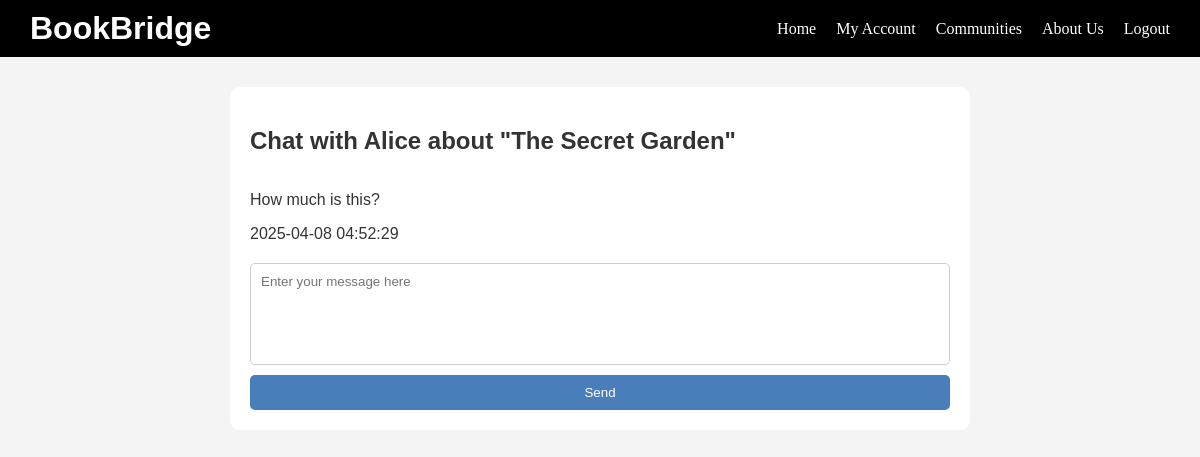
/chat/1/1 (signed in), run on the app's committed database.
### tables this page shows
CREATE TABLE users (
            id INTEGER PRIMARY KEY AUTOINCREMENT,
            first_name TEXT NOT NULL,
            last_name TEXT NOT NULL,
            age INTEGER NOT NULL,
            email TEXT NOT NULL UNIQUE,
            password TEXT NOT NULL
        );

CREATE TABLE book_listings (
            id INTEGER PRIMARY KEY AUTOINCREMENT,
            user_id INTEGER NOT NULL,
            title TEXT NOT NULL,
            author TEXT NOT NULL,
            genre TEXT NOT NULL,
            condition TEXT NOT NULL,
            image_filename TEXT,
            FOREIGN KEY (user_id) REFERENCES users(id)
        );

CREATE TABLE messages (
            id INTEGER PRIMARY KEY AUTOINCREMENT,
            sender_id INTEGER NOT NULL,
            receiver_id INTEGER NOT NULL,
            book_id INTEGER,
            message TEXT NOT NULL,
            timestamp DATETIME DEFAULT CURRENT_TIMESTAMP,
            FOREIGN KEY (sender_id) REFERENCES users(id),
            FOREIGN KEY (receiver_id) REFERENCES users(id),
            FOREIGN KEY (book_id) REFERENCES book_listings(id)
        );

### app/routes.py (the view)
@main.route("/chat/<int:buyer_id>/<int:book_id>")
def chat(buyer_id, book_id):
    if "user" not in session:
        return redirect(url_for("main.login"))
    current_user_id = session["user"]["id"]
    conn = get_db_connection()
    messages = conn.execute(
        """
        SELECT * FROM messages
        WHERE book_id = ?
          AND ((sender_id = ? AND receiver_id = ?) OR (sender_id = ? AND receiver_id = ?))
        ORDER BY timestamp ASC
        """,
        (book_id, current_user_id, buyer_id, buyer_id, current_user_id),
    ).fetchall()
    book = conn.execute(  # get book & buyer details for display
        "SELECT title FROM book_listings WHERE id = ?", (book_id,)
    ).fetchone()
    book_title = book["title"] if book else "Book"
    buyer = conn.execute(
        "SELECT first_name FROM users WHERE id = ?", (buyer_id,)
    ).fetchone()
    buyer_name = buyer["first_name"] if buyer else "User"
    conn.close()
    return render_template(
        "chat.html",
        buyer_id=buyer_id,
        book_id=book_id,
        buyer_name=buyer_name,
        book_title=book_title,
        messages=messages,
        current_user_id=current_user_id,
    )

### app/models.py (called while the page is built)
def get_db_connection():
    conn = sqlite3.connect("app/database.db")
    conn.row_factory = sqlite3.Row  # allows column access by name
    return conn

### app/templates/chat.html (shortened to what this page needs)
{% extends 'base.html' %}
{% block styles %}
<link rel="stylesheet" href="{{ url_for('static', filename='css/chat.css') }}">
{% endblock %}
{% block content %}
<div class="chat-container">
    <div class="chat-header">
        <h2>Chat with {{ buyer_name }} about "{{ book_title }}"</h2>
    </div>
    <div class="chat-messages">
        {% for msg in messages %}
            <div class="message {{ 'sent' if msg.sender_id == current_user_id else 'received' }}">
                <p>{{ msg.message }}</p>
                <span class="timestamp">{{ msg.timestamp }}</span>
            </div>
        {% endfor %}
    </div>
    <form method="POST" action="{{ url_for('main.send_chat_message') }}" class="chat-form">
        <textarea name="message" rows="2" placeholder="Enter your message here" required></textarea>
        <button type="submit">Send</button>
    </form>
</div>
{% endblock %}

### app/static/css/base.css (style rules this page uses)
body { font-family: Arial, sans-serif; margin: 0; padding: 0; background: #f4f4f4; color: #333; }

### app/static/css/chat.css (style rules this page uses)
.chat-container { max-width: 700px; margin: 30px auto; background: #fff; padding: 20px; border-radius: 10px; }
.chat-messages { max-height: 400px; overflow-y: auto; margin-bottom: 20px; }
.chat-form { display: flex; flex-direction: column; }
.chat-form textarea { padding: 10px; resize: none; height: 80px; font-family: inherit; margin-bottom: 10px; border: 1px solid #ccc; border-radius: 5px; }
.chat-form button { padding: 10px; background-color: #4a7ebb; color: white; border: none; border-radius: 5px; cursor: pointer; }

### data on the page
users: first_name "Alice"
book_listings: title "The Secret Garden"
messages: message "How much is this?", timestamp "2025-04-08 04:52:29"
